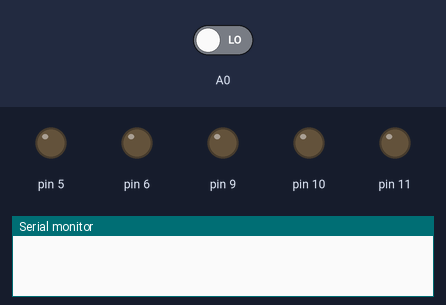
Bench run of a sketch on a simulated Arduino Nano, built with avr-gcc and run on an emulated ATmega328P. On the bench: output pins drawn as LEDs (lit = HIGH), the last lines printed to the serial monitor. Dashed ring = blinking. The test bench sets the inputs (shaded band); at power-on: A0 LOW.

Above: at 1.2 s.
1.3 s: A0 driven HIGH
At 1.65 s:
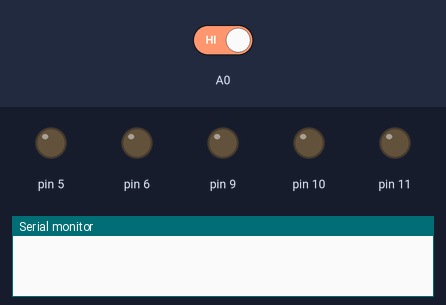
4.3 s: A0 driven LOW
At 4.81 s:
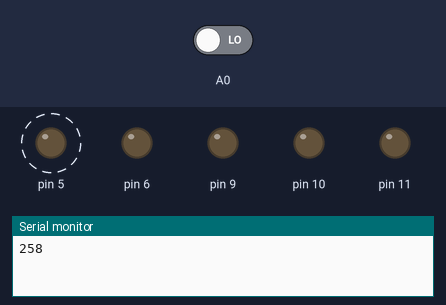
Timing chart, 0 to 13.3 s (numbered marks = the images above; inputs shaded):
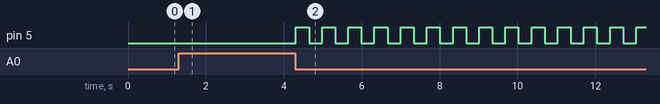

The sketch:

VideoTowerIOA1.ino
```cpp
/*
  Program title: Video Wall I/O
  Description: Handles PIR, light up button, and potentiometer I/O and controls Dataprobe K415 Power Strip
  Created by: Andres Indacochea
  Created on: 4/26/23
  Last Modified by: Andres Indacochea
  Last Modified on: 5/25/23
*/

// Create structure for Light up Buttons
struct LBut {               // Name of structure is "LBut"
  const int ButPin;         // "LBut" has an associated pin for button input
  const byte LEDPin;        // "LBut" has an assocaited pin for LED output
  int BlinkTrack;           // Variable to track cycles for blinking
  unsigned int FadeTrack;   // Variable to track cylces and set LED brightness for fading
  unsigned int FreezeTrack; // Variable to track cycles for freezing button state
  unsigned int CycleTrack;  // Variable to track cycles for "time" commands
  bool TrackDirection;      // Variable to switch direction of tracks
  bool ButtonPress;         // Variable to detect and hold button presses
  bool StateChange;         // Variable to signal the change in state
  bool Frozen;              // Variable to store freeze state of button
  bool SkipMe;              // Variable to skip other lighting routines during freezing
  bool Debounce;            // Variable to hold button input for debounce
  byte DebounceTrack;       // Variable to track the number of cycles to debounce for
  byte State;               // Variable to hold the state of the button
  byte NumberOfStates;      // Variable to hold the number of states
};

struct PIR {
  const int Pin;
  unsigned int CycleTrack;
  bool SerialSent;
  bool Advanced;
  bool Powered;
};

// Setup Hardware Pins, DO NOT CHANGE UNLESS HARDWARE CHANGES ARE MADE
const int Pot2 = A6;        // "Pot2" connected to pin A6
LBut LBut1 = {A0, 5};       // "LBut1" connected to pin A0, LED connected to pin D5
LBut LBut2 = {A1, 6};       // "LBut2" connected to pin A1, LED connected to pin D6
LBut LBut3 = {2, 9};        // "LBut3" connected to pin D2, LED connected to pin D9
LBut LBut4 = {3, 10};       // "LBut4" connected to pin D3, LED connected to pin D10
LBut LBut5 = {4, 11};       // "LBut5" connected to pin D4, LED connected to pin D11
PIR PIR2 = {7};             // "PIR2" connected to pin D7
const byte Power1 = 8;      // "Power1" connected to pin D8
const byte Power2 = 12;     // "Power2" connected to pin D12
const byte Power3 = 13;     // "Power3" connected to pin D13

//Global variables used by non-structured functions
bool SwitchTrack;

//Begin cycle-friendly functions, SEE BOTTOM FOR FUNCTION DESCRIPTIONS
void TrackButton (LBut *ofInt, byte NumberOfStates) {
  ofInt->NumberOfStates = NumberOfStates;
  if (digitalRead(ofInt->ButPin) == LOW) {
    if (ofInt->ButtonPress == LOW && ofInt->Debounce == LOW) {
      ofInt->ButtonPress = HIGH;
      ofInt->StateChange = HIGH;
      ofInt->Frozen = HIGH;
      ofInt->Debounce = HIGH;
      SwitchTrack = HIGH;
      ofInt->State = ofInt->State + 1;
      if (ofInt->State >= NumberOfStates) {
        ofInt->State = 0;
      }
    }
  } else if (ofInt->Debounce == LOW) {
    ofInt->ButtonPress = LOW;
    ofInt->Debounce = HIGH;
  }
  if (ofInt->Debounce == HIGH) {
    ofInt->DebounceTrack = ofInt->DebounceTrack + 1;
    if (ofInt->DebounceTrack >= 30) {
      ofInt->Debounce = LOW;
      ofInt->DebounceTrack = 0;
    }
  }
}


void FreezeState (LBut *ofInt, unsigned int FreezeTime) {
  if (ofInt->Frozen == HIGH) {
    if (ofInt->ButtonPress == LOW) {
      ofInt->ButtonPress = HIGH;
      ofInt->SkipMe = HIGH;
      ofInt->FreezeTrack = ofInt->FreezeTrack + 1;
      if (ofInt->FreezeTrack >= FreezeTime) {
        ofInt->ButtonPress = LOW;
        ofInt->SkipMe = LOW;
        ofInt->FreezeTrack = 0;
        ofInt->Frozen = LOW;
      }
    }
    delay(1);
  }
}


void CycleAdvanceState (LBut *ofInt, unsigned int AdvanceCycles) {
  if (ofInt->SkipMe == LOW) {
    ofInt->CycleTrack = ofInt->CycleTrack + 1;
    if (ofInt->CycleTrack >= AdvanceCycles) {
      ofInt->CycleTrack = 0;
      ofInt->StateChange = HIGH;
      ofInt->State = ofInt->State + 1;
      if (ofInt->State >= ofInt->NumberOfStates) {
        ofInt->State = 0;
      }
    }
  }
}


void ReportStateChange (LBut *ofInt, unsigned int MessageToSend) {
  if (ofInt->StateChange == HIGH) {
    ofInt->StateChange = LOW;
    Serial.println(MessageToSend);
  }
}

void LEDOn (LBut *ofInt) {
  if (ofInt->SkipMe == LOW) {
    digitalWrite(ofInt->LEDPin, HIGH);
  }
}

void LEDOff (LBut *ofInt) {
  if (ofInt->SkipMe == LOW) {
    digitalWrite(ofInt->LEDPin, LOW);
  }
}


void Blink (LBut *ofInt, byte BlinkSpeed) {
  if (ofInt->SkipMe == LOW) {
    ofInt->BlinkTrack = ofInt->BlinkTrack + BlinkSpeed;
    if (ofInt->BlinkTrack < 0) {
      analogWrite(ofInt->LEDPin, 0);
    } else {
      analogWrite(ofInt->LEDPin, 255);
    }
    delay(1);
  }
}

void FadeInOut (LBut *ofInt, byte FadeSpeed) {
  if (ofInt->SkipMe == LOW) {
    if (ofInt->FadeTrack <= 255) {
      ofInt->TrackDirection = HIGH;
      ofInt->FadeTrack = ofInt->FadeTrack + FadeSpeed;
    } else if (ofInt->FadeTrack >= 64770) {
      ofInt->TrackDirection = LOW;
      ofInt->FadeTrack = ofInt->FadeTrack - FadeSpeed;
    }
    analogWrite(ofInt->LEDPin, byte((ofInt->FadeTrack) / 253));
    if (ofInt->TrackDirection == HIGH) {
      ofInt->FadeTrack = ofInt->FadeTrack + FadeSpeed;
    } else {
      ofInt->FadeTrack = ofInt->FadeTrack - FadeSpeed;
    }
    delay(1);
  }
}

void FadeAsc (LBut *ofInt, byte FadeSpeed) {
  if (ofInt->SkipMe == LOW) {
    ofInt->FadeTrack = ofInt->FadeTrack + FadeSpeed;
    analogWrite(ofInt->LEDPin, byte((ofInt->FadeTrack) / 255));
    delay(1);
  }
}

void FadeDes (LBut *ofInt, byte FadeSpeed) {
  if (ofInt->SkipMe == LOW) {
    ofInt->FadeTrack = ofInt->FadeTrack - FadeSpeed;
    analogWrite(ofInt->LEDPin, byte((ofInt->FadeTrack) / 255));
    delay(1);
  }
}

void SwitchOn (byte PowerControl) {
  if (SwitchTrack == HIGH) {
    digitalWrite(PowerControl, LOW);
    SwitchTrack = LOW;
  }
}

void SwitchOff (byte PowerControl) {
  if (SwitchTrack == HIGH) {
    digitalWrite(PowerControl, HIGH);
    SwitchTrack = LOW;
  }
}

void SerialOnPIR (PIR *ofInt, byte MessageToSend) {
  if (digitalRead(ofInt->Pin) == LOW) {     // Detect initial change in PIR status
    if (ofInt->SerialSent == LOW) {                // No event if State is already high
      ofInt->SerialSent = HIGH;                    // Set State high to indicate detection
      Serial.print(MessageToSend);            // Print confirmation message
    }
  } else {
    ofInt->SerialSent = LOW;                     // Set State low if PIR already detected
  }
}

void AdvanceOnPIR (LBut *LButOI, PIR *PIROI) {
  if (LButOI->SkipMe == LOW) {
    if (digitalRead(PIROI->Pin) == LOW) {
      if (PIROI->Advanced == LOW) {
        PIROI->Advanced = HIGH;
        LButOI->StateChange = HIGH;
        LButOI->State = LButOI->State + 1;
        if (LButOI->State >= LButOI->NumberOfStates) {
          LButOI->State = 0;
        }
      } else {
        PIROI->Advanced = LOW;
      }
    }
  }
}

void CycledPowerOffPIR (byte PowerControl, PIR *PIROI, unsigned int PowerOffCycles) {
  if (digitalRead(PIROI->Pin) == LOW && PIROI->Powered == LOW) {
    PIROI->Powered = HIGH;
    digitalWrite(PowerControl, HIGH);
  }
  if (PIROI->Powered == HIGH) {
    if (PIROI->CycleTrack >= PowerOffCycles) {
      PIROI->CycleTrack = 0;
      PIROI->Powered = LOW;
      digitalWrite(PowerControl, LOW);
    } else {
      PIROI->CycleTrack = PIROI->CycleTrack + 1;
    }
  }
}

void CycledPowerOnPIR (byte PowerControl, PIR *PIROI, unsigned int PowerOnCycles) {
  if (digitalRead(PIROI->Pin) == LOW && PIROI->Powered == LOW) {
    PIROI->Powered = HIGH;
    digitalWrite(PowerControl, LOW);
  }
  if (PIROI->Powered == HIGH) {
    if (PIROI->CycleTrack >= PowerOnCycles) {
      PIROI->CycleTrack = 0;
      PIROI->Powered = LOW;
      digitalWrite(PowerControl, HIGH);
    } else {
      PIROI->CycleTrack = PIROI->CycleTrack + 1;
    }
  }
}


void setup() {

  Serial.begin(9600);        // Begin serial communication at 9600 baud rate

  // Declare pins as inputs or outputs
  pinMode(Pot2, INPUT);      // "Pot2" is an input
  pinMode(PIR2.Pin, INPUT);      // "PIR2" is an input
  pinMode(LBut1.ButPin, INPUT);     // "LBut1" is an input
  pinMode(LBut2.ButPin, INPUT);     // "LBut2" is an input
  pinMode(LBut3.ButPin, INPUT);     // "LBut3" is an input
  pinMode(LBut4.ButPin, INPUT);     // "LBut4" is an input
  pinMode(LBut5.ButPin, INPUT);     // "LBut5" is an input
  pinMode(Power1, OUTPUT);   // "Power1" is an output
  pinMode(Power2, OUTPUT);   // "Power2" is an output
  pinMode(Power3, OUTPUT);   // "Power3" is an output
  pinMode(LBut1.LEDPin, OUTPUT);     // LED of "LBut1" is an output
  pinMode(LBut2.LEDPin, OUTPUT);     // LED of "LBut2" is an output
  pinMode(LBut3.LEDPin, OUTPUT);     // LED of "LBut3" is an output
  pinMode(LBut4.LEDPin, OUTPUT);     // LED of "LBut4" is an output
  pinMode(LBut5.LEDPin, OUTPUT);     // LED of "LBut5" is an output

}

void loop() {
  TrackButton(&LBut1, 2);

  switch (LBut1.State) {
    case 0:
      Blink(&LBut1, 100);
      ReportStateChange(&LBut1, 258);
      break;
    case 1:
      FadeDes(&LBut1, 100);
      break;
  }
}


/*------- CYCLE FRIENDLY FUNCTION LIST --------//

  void TrackButton (&LBut, byte NumberOfStates)
      This function will track a button's state from 0,1 ... NumberOfStates and allow you to select
      other functions condtionally by the state of the button. Recommended using switch...case
      statements to define button states. Use LBut.State as defining variable.

  void FreezeState (&LBut, unsigned int FreezeCycles)
      This function freezes the state and will indicate with a fast blink. As a result, it
      skips other LED and state advance functions while active.

  void CycleAdvanceState (&LBut, unsigned int AdvanceCycles)
      This function advances the button state after a number of cycles. Skipped by freezing.

  void ReportStateChange (&LBut, byte MessageToSend)
      This function will see a change in state and send a serial message.

  void LEDOn (&LBut)
      This function turns the LED on. Must not use with other lighting routines in the same state.

  void LEDOff (&LBut)
      This function turns the LED on.

  void Blink (&LBut, byte BlinkSpeed)
      This function blinks the LED.

  void FadeInOut (&LBut, byte FadeSpeed)
      This function fades the LED in and out.

  void FadeAsc (&LBut, byte FadeSpeed)
      This function does an ascending fade on the LED then starts over.

  void FadeDes (&LBut, byte FadeSpeed)
      This function does an descending fade on the LED then starts over.

  void SwitchOn (byte PowerControl)
      This function turns on a power control once per state.

  void SwitchOff (byte PowerControl)
      This function turns off a power control once per state.

  void SerialOnPIR (&PIR, byte MessageToSend)
      This function sends a serial message when a PIR event is detected.

  void AdvanceOnPIR (&LBut, &PIR)
      This function advances the button state when a PIR event is detected.

  void CycledPowerOffPIR (byte PowerControl, &PIR, unsigned int PowerOnCycles)
      This function turns off a power control for a designated number of cycles when a PIR event is detected.

  void CycledPowerOnPIR (byte PowerControl, &PIR, unsigned int PowerOnCycles)
      This function turns on a power control for a designated number of cycles when a PIR event is detected.
*/
```

Measured:
- after the input at 1.3 s, pin 5: stays LOW (without the input it goes to HIGH after 3.0 s)
